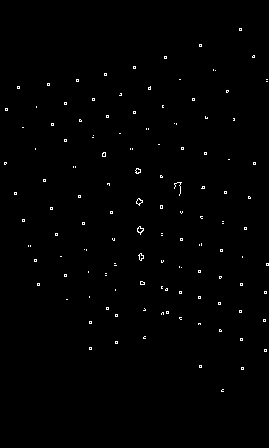
#> input picture edged.jpg, 269 x 448 px, given in place of the camera
$ python testMorphology.py   (older library calls are emulated)
#> lines starting #> are read from the running program, lines starting #| are printed output that depends on the picture; after the words box and inside, x2 and y2 are one past the last pixel; in counts of white or black regions, pixels touching at a corner belong together
#> further down, img is the input picture: shape (448, 269, 3); min 0, max 255, mean 1.8
### laserFindPoints.py
import cv2
import numpy as np
from extractor import thresh
from extractor import threshNormal

# this algorithm extracts the points from the picture - outputs a new picture where only the points are to be seen


#folderPath = "laser/"
#img  =cv2.imread(folderPath + "laser18.jpg")


#img= cv2.resize(img, None, fx = 0.55, fy = 0.55)
# [11 lines left out: function increase_brightness, not called in this run]

def threshImage(img):


	height,width,channels = img.shape
#> height = 448; width = 269; channels = 3

	grayscale = np.zeros((height,width, 1), np.uint8)

	#edged = np.zeros((height,width, 3), np.uint8)
	#np.copyto(grayscale, img)
	#np.copyto(edged, img)
	for i in range(0, height):
		for j in range(0, width):

			b,g,r = img[i,j]
			#mid = b/3+g/3+r/3
			'''if g>=r+20 and g>=b+20:
				grayscale.itemset((i,j,0),g)
			else:
				grayscale.itemset((i,j,0),0) '''

			grayscale.itemset((i,j,0),int(g))

	grayscale = cv2.add(grayscale, np.array([-200.0]))
#> grayscale: shape (448, 269)
	#print(grayscale[0][0])


	#thresh1 = thresh(grayscale)
	thresh1 = threshNormal(grayscale, 10)
	#canny = cv2.Canny(thresh1, 150,250)

		#cv2.imshow("edge"+str(im), edged)
	return (thresh1,grayscale)
	#cv2.imwrite("edged19.jpg", thresh1)


"""
for i in range(0, len(img)):
	img[i] = cv2.resize(img[i], None, fx=0.5, fy=0.5)
	cv2.imshow("resizing", img[i])

cv2.imshow("kur", img[0])
cv2.waitKey()
"""

### extractor.py
import cv2
import numpy as np

# [19 lines left out: function thresh, not called in this run]

def threshNormal(img, val):

#> called with val = 10
	return cv2.threshold(img, val, 255, cv2.THRESH_BINARY)[1]
#> returned value: shape (448, 269); 0.69% white in thin lines or dots, all inside (x1, y1, x2, y2) = (4, 28, 269, 392)

'''folderPath = "laser/"
img  =cv2.imread(folderPath + "laser34.jpg")
img = cv2.resize(img, None, fx = 0.35, fy = 0.35)

height,width,channels = img.shape

grayscale = np.zeros((height,width, 1), np.uint8)
original = np.zeros((height,width, 1), np.uint8)


for i in range(0, height):
	for j in range(0, width):
		b,g,r = img[i,j]
		grayscale[i,j] = g

np.copyto(original, grayscale)
roi = thresh(grayscale)
#cv2.imshow("thresh", roi)

median = cv2.medianBlur(roi,3)
gaus = cv2.GaussianBlur(roi, (3,3),2)
cv2.imshow("median", median)
cv2.imshow("original_grayed", original)
cv2.imshow("gaussian", gaus)
#cv2.imshow("original", img)
#cv2.imwrite("edged28.jpg", roi)
cv2.waitKey()'''

### testMorphology.py
import cv2
import numpy as np
import extractor as ext
import findLines as fl
import laserFindPoints as lfp
import time

cap = cv2.VideoCapture(0)
cap.set(3,240)
cap.set(4,320)
projecting = False

while(True):
	millis = int(round(time.time() * 1000))
	ret, img = cap.read()


	thresh,grayscale = lfp.threshImage(img)
	kernel = np.ones((4,4), np.uint8)
	kernel_open = np.ones((2,2), np.uint8)
	erosion =  cv2.erode(thresh, kernel, 1)
#> erosion: shape (448, 269); every value is 0
	opening = cv2.morphologyEx(thresh, cv2.MORPH_OPEN, kernel_open)
	dilation = cv2.dilate(opening, kernel, 1)

	connectivity = 4
	output = cv2.connectedComponentsWithStats(dilation, connectivity, cv2.CV_16U)
	num_labels = output[0]
#> num_labels = 1
	centroids = output[3]
#> centroids = [[134, 223.5]]
	#print(num_labels)

	points = np.zeros((thresh.shape[0], thresh.shape[1], 1), np.uint8)

	for i in centroids:
		#print(i[1], i[0])
		points.itemset((np.int(i[1]), np.int(i[0]), 0), 255)
#> this loop made 1 pass
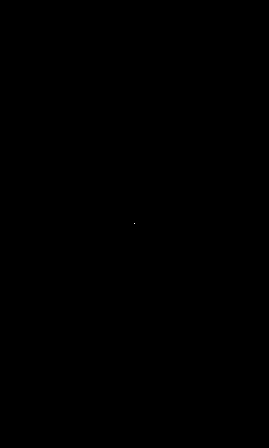
#> points: shape (448, 269, 1); 0% white in thin lines or dots, all inside (x1, y1, x2, y2) = (134, 223, 135, 224)


	# [10 lines of commented-out code are left out]
	cv2.imshow("img", img)
	cv2.imshow("grayscale", grayscale)
	cv2.imshow("thresh", thresh)
	cv2.imshow("erosion", erosion)
	cv2.imshow("opening", opening)
	cv2.imshow("points", points)
	cv2.imshow("dilation", dilation)
	#cv2.imshow("draft", draft)

	millisnew = int(round(time.time() * 1000))
	#print(millisnew-millis)

	k = cv2.waitKey(1)
#> (key Esc is pressed here)
	if(k == 113):
		#cv2.imwrite("bfsslow.jpg", thresh)
		#print(centroids, pointsList)
		break
